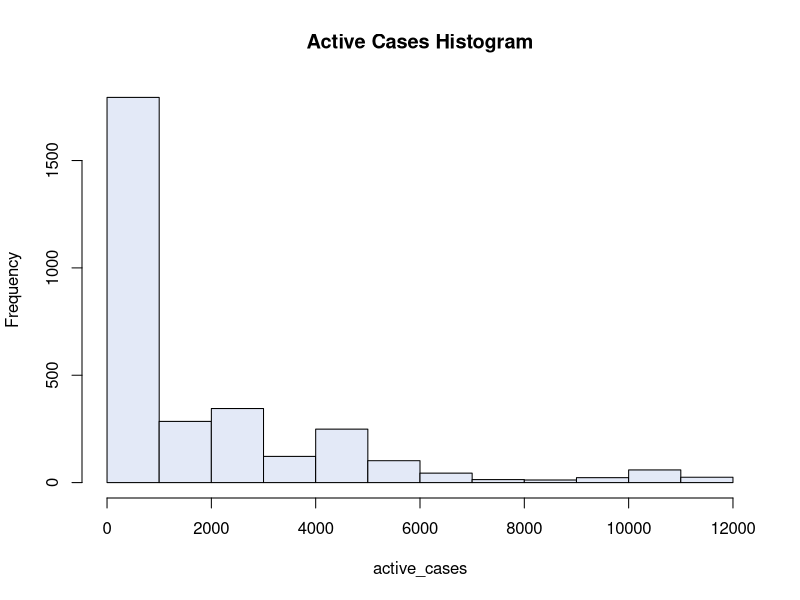

Reproduce this figure in R.
cases =  read.csv("Coviddata.csv",header = TRUE,sep = ",",
                  colClasses = c("NULL","NULL","NULL","NULL"
                                 ,"NULL","NULL","numeric","NULL",
                                 "NULL","NULL","NULL","NULL"))
active_cases = c(0)
for (a in cases[1])
{
  active_cases =  append(active_cases,a)
}

options(scipen=10000)

jpeg(file="D:/projects/PakCovidInsights/public/images/activeCasesHistogram.jpeg",
    width=600, height=350)
hist(active_cases, col="#E3E9F7", main = "Active Cases Histogram")
dev.off()